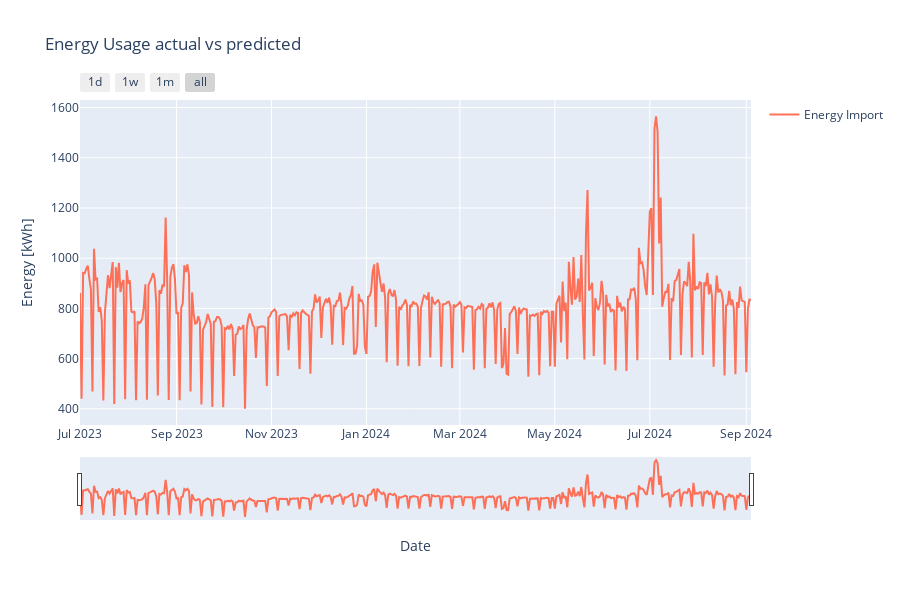

Source (notebook cell):
### Code cell
plot_cols =[
    ColumnParam("value_import", "Energy Import"),
    # ColumnParam("net_consumption", "Net Consumption"),
    # ColumnParam("predicted_consumption", "Predicted Consumption"),
]
daily_a = pipe.get_daily_consumption(BuilingIdsEnum.A)
plot_energy_usage(daily_a, plot_cols,
                  titel="Energy Usage actual vs predicted",
                  yaxis_title="Energy [kWh]",
                  tozeroy=False,
                  )

### Figure 1 — Plotly figure (JSON) as saved in the notebook; plotly's stock layout.template omitted (floating-point values rounded to 4 significant figures; data arrays with more than 128 entries replaced by an {"elided": "..."} marker saying what was removed)
{"data": [{"line": {"color": "rgba(255, 99, 71, 0.9)"}, "mode": "lines", "name": "Energy Import", "type": "scatter", "x": {"elided": "432 str values"}, "y": {"elided": "432 float values"}}], "layout": {"height": 600, "hovermode": "x unified", "showlegend": true, "title": {"text": "Energy Usage actual vs predicted"}, "xaxis": {"rangeselector": {"buttons": [{"count": 1, "label": "1d", "step": "day", "stepmode": "backward"}, {"count": 7, "label": "1w", "step": "day", "stepmode": "backward"}, {"count": 1, "label": "1m", "step": "month", "stepmode": "backward"}, {"step": "all"}]}, "rangeslider": {"visible": true}, "title": {"text": "Date"}, "type": "date"}, "yaxis": {"title": {"text": "Energy [kWh]"}}}}
